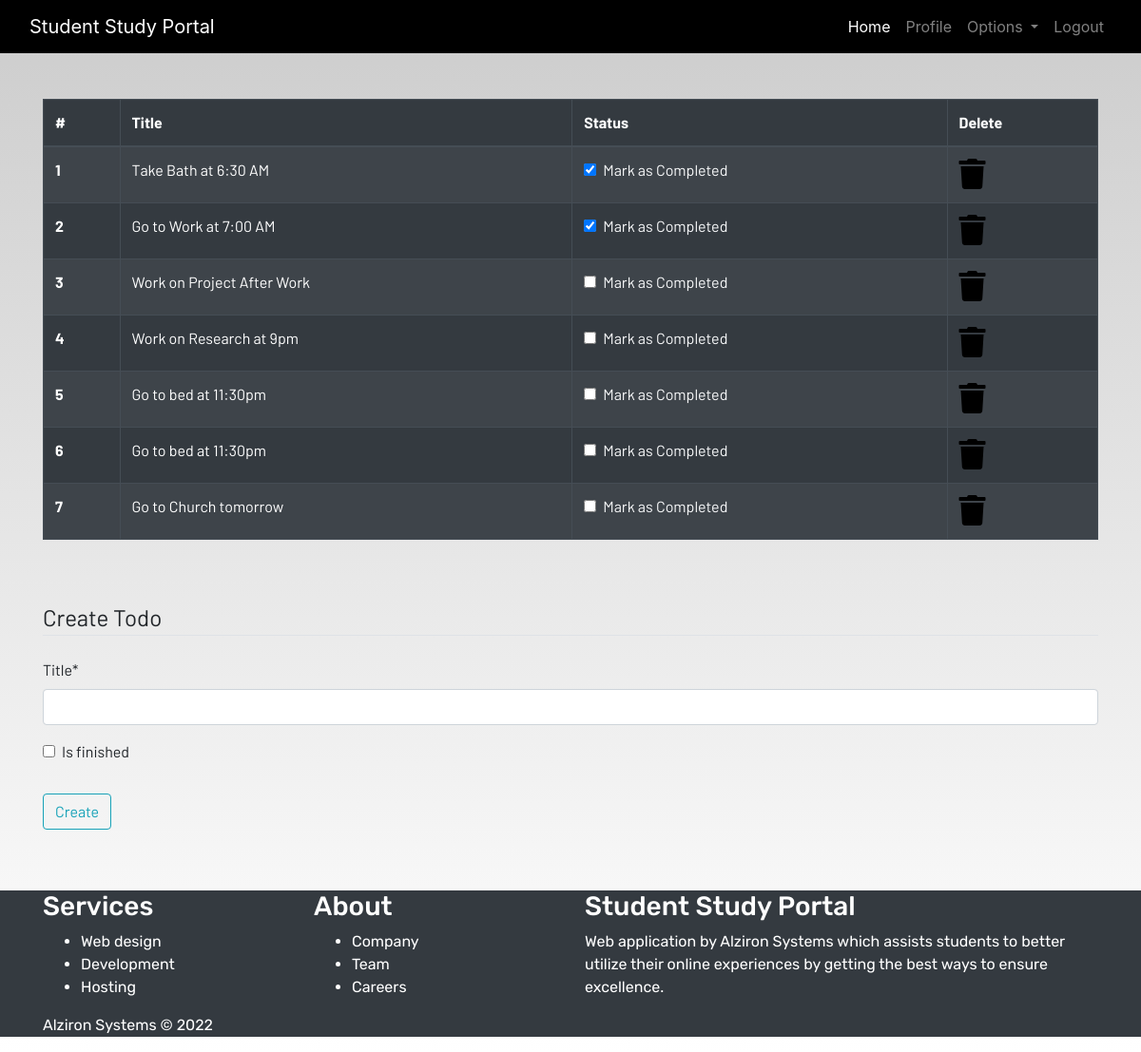
The app's page /todo (signed in) with its own data.
### dashboard/models.py (models this page shows, shortened)
class Todo(models.Model):
    objects = None
    user = models.ForeignKey(User,on_delete=models.CASCADE)
    title = models.CharField(max_length=100)
    is_finished = models.BooleanField(default=False)

### dashboard/views.py (the view)
# urls.py: path('todo',views.todo,name='todo'),
@login_required
def todo(request):
    if request.method == 'POST':
        form = TodoForm(request.POST)
        if form.is_valid():
            try:
                finished = request.POST["is_finished"]
                if finished == 'on':
                    finished = True
                else:
                    finished = False
            except:
                finished = False
            todos = Todo(
                user=request.user,
                title=request.POST['title'],
                is_finished=finished
            )
            todos.save()
            messages.success(request, f"Todo added by {request.user.username}!!")
    else:
        form = TodoForm()
    todo = Todo.objects.filter(user=request.user)
    if len(todo) == 0:
        todos_done = True
    else:
        todos_done = False
    context = {
        'form': form,
        'todos': todo,
        'todos_done': todos_done
    }
    return render(request, 'dashboard/todo.html', context)

### dashboard/forms.py
class TodoForm(forms.ModelForm):
    class Meta:
        model = Todo
        fields = ('title','is_finished')

### dashboard/templates/dashboard/todo.html (shortened to what this page needs)
{% extends 'dashboard/base.html' %}
{% load static %}
{% load crispy_forms_tags %}
{% block content %}
<div class="container">
    {% if not todos_done %}
    <table class="table table-striped table-bordered table-hover table-dark">
        <thead>
            <tr>
                <th scope="col">#</th>
                <th scope="col">Title</th>
                <th scope="col">Status</th>
                <th scope="col">Delete</th>
            </tr>
        </thead>
        <tbody>
            {% for todo in todos %}
            <tr>
                <th scope="row">{{forloop.counter}}</th>
                <td>{{todo.title}}</td>
                <td>
                    <a href="{% url 'update-todo' todo.id %}">
                        <div class="form-check">
                            {% if todo.is_finished %}
                            <input class="form-check-input" type="checkbox" value="" checked>
                            {% else %}
                            <input class="form-check-input" type="checkbox" value="">
                            {% endif %}
                            <label class="form-check-label text-light" for="flexCheckDefault">
                                Mark as Completed
                            </label>
                        </div>
                    </a>
                </td>
                <td><a href="{% url 'delete-todo' todo.id %}"><i class="fa fa-trash fa-2x"></i></a></td>
            </tr>
            {% endfor %}
        </tbody>
    </table>
    {% else %}
    <h4>All tasks have been done!! create to add more</h4>
    {% endif %}
</div><br><br>
<div class="container">
    <form method="POST">
        <fieldset class="form-group">
            <legend class="border-bottom mb-4">Create Todo</legend>
            {{form|crispy}}
        </fieldset>
        <div class="form-group">
            <button href="" class="btn btn-outline-info" type="submit">
                Create
            </button>
        </div>
    </form>
</div>
{% endblock content %}

### static/css/main.css (style rules this page uses)
html { scroll-behavior: smooth; height: 100%; width: 100%; }
a { text-decoration: none !important; color: black; }
html, body { max-width: 100%; overflow-x: hidden; height: 100%; width: 100%; }
body { background: linear-gradient(rgba(0, 0, 0, 0.2), rgba(255, 255, 255, 0.5)); overflow-x: hidden; background-repeat: no-repeat; }
.fa { color: black; }

### records on screen
Todo: title "Take Bath at 6:30 AM"
Todo: title "Go to Work at 7:00 AM"
Todo: title "Work on Project After Work"
Todo: title "Work on Research at 9pm"
Todo: title "Go to bed at 11:30pm"
Todo: title "Go to bed at 11:30pm"
Todo: title "Go to Church tomorrow"
